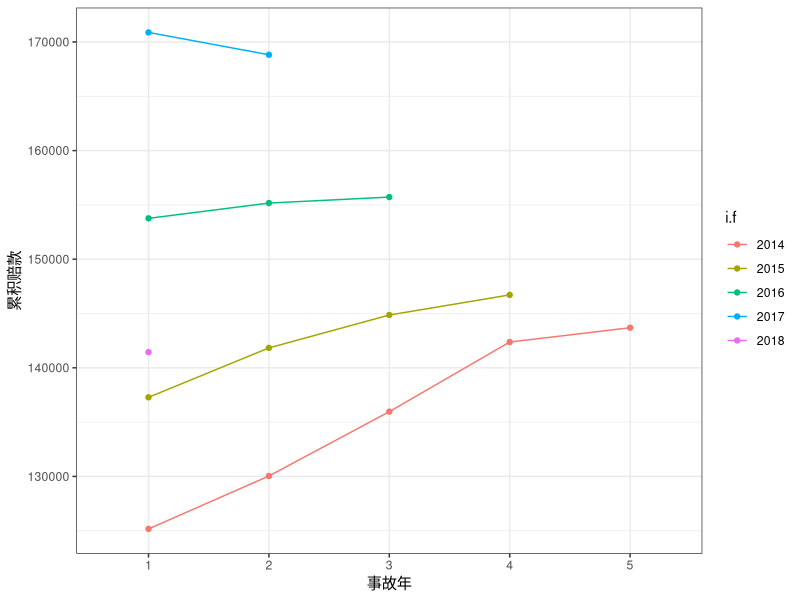

R code for this plot:
## ---- chunk 1
library(data.table)
library(ggplot2)

# 读取数据
# 矩阵形式
cum.triangle <- matrix(data=c(125168,	130042,	135964,	142374,	143692,
                              137285,	141834,	144862,	146713,0,	
                              153763,	155169,	155720,0,0,		
                              170877,	168821,0,0,0,			
                              141442,0,0,0,0),
                       nrow = 5,ncol = 5,byrow = TRUE)
colnames(cum.triangle) <- seq(1,5)   # 重命名（列名称）
row.names(cum.triangle) <- seq(2014,2018) # 重命名（行名称）
cum.triangle

# 将数据（矩阵形式）转化为（数据框形式）
claims <- 0
for(i in 1:5){
  for (j in 1:5){
    obs <- (i-1)*5 + j
    claims[obs] <- cum.triangle[i,j]
  }
}
dt <- data.table(i = rep(2014:2018, each = 5), 
                 j = rep(1:5, 5), 
                 claims = claims)
dt$i.f <- factor(dt$i)
dt$j.f <- factor(dt$j)
dt.upper <- dt[i + j <= 2019]  # 上三角的数据集（建模的数据集）
dt.lower <- dt[i + j > 2019]   # 下三角的数据集（需要预测的数据集）


# 画图进行初步分析
p1 <- ggplot(data = dt.upper, aes(x = j.f, y = claims, group = i.f, col = i.f)) + 
  geom_line() + 
  geom_point() + 
  theme_bw() + 
  xlab('事故年') + ylab('累积赔款')
p1

#计算公式
n <- ncol(cum.triangle)
ratio.f <- function(i){ 
  # 进展因子：加权平均数
  sum(cum.triangle[1:i, n-i+1] ) / sum(cum.triangle[1:i, n-i])
}
ratio <- sapply((n-1):1, ratio.f)
tail <- 1  # 尾部进展因子
ratio <- c(ratio, tail)

full.triangle <- cum.triangle
for(k in 1:(n-1)){
  full.triangle[(n-k+1):n, k+1] <- full.triangle[(n-k+1):n,k]*ratio[k]
}
full.triangle
ultimate.paid <- full.triangle[,n]  # 最终赔款
ultimate.paid
claim.paid <- 0
for(i in 1:5){
  claim.paid[i] <- cum.triangle[i, 6 - i]
}
claim.paid
ultimate.paid - claim.paid
Total.res <- sum(ultimate.paid - claim.paid)
Total.res

